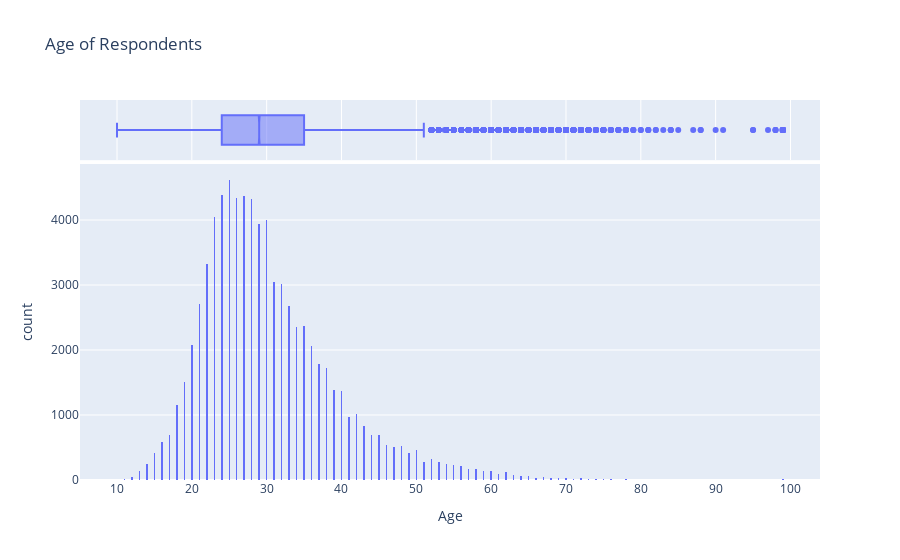

Write notebook code for a chart like this one.
### Markdown cell above
AGE

### Code cell
import plotly.express as px
px.histogram(survey_df, x = "Age",marginal="box", title='Age of Respondents')

### Figure 1 — Plotly figure (JSON) as saved in the notebook; plotly's stock layout.template omitted (floating-point values rounded to 4 significant figures; data arrays with more than 128 entries replaced by an {"elided": "..."} marker saying what was removed)
{"data": [{"alignmentgroup": "True", "bingroup": "x", "hovertemplate": "Age=%{x}<br>count=%{y}<extra></extra>", "legendgroup": "", "marker": {"color": "#636efa", "pattern": {"shape": ""}}, "name": "", "offsetgroup": "", "orientation": "v", "showlegend": false, "type": "histogram", "x": {"elided": "88397 float values"}, "xaxis": "x", "yaxis": "y"}, {"alignmentgroup": "True", "hovertemplate": "Age=%{x}<extra></extra>", "legendgroup": "", "marker": {"color": "#636efa"}, "name": "", "notched": true, "offsetgroup": "", "showlegend": false, "type": "box", "x": {"elided": "88397 float values"}, "xaxis": "x2", "yaxis": "y2"}], "layout": {"barmode": "relative", "legend": {"tracegroupgap": 0}, "title": {"text": "Age of Respondents"}, "xaxis": {"anchor": "y", "domain": [0, 1], "title": {"text": "Age"}}, "xaxis2": {"anchor": "y2", "domain": [0, 1], "matches": "x", "showgrid": true, "showticklabels": false}, "yaxis": {"anchor": "x", "domain": [0, 0.8316], "title": {"text": "count"}}, "yaxis2": {"anchor": "x2", "domain": [0.8416, 1], "matches": "y2", "showgrid": false, "showline": false, "showticklabels": false, "ticks": ""}}}
